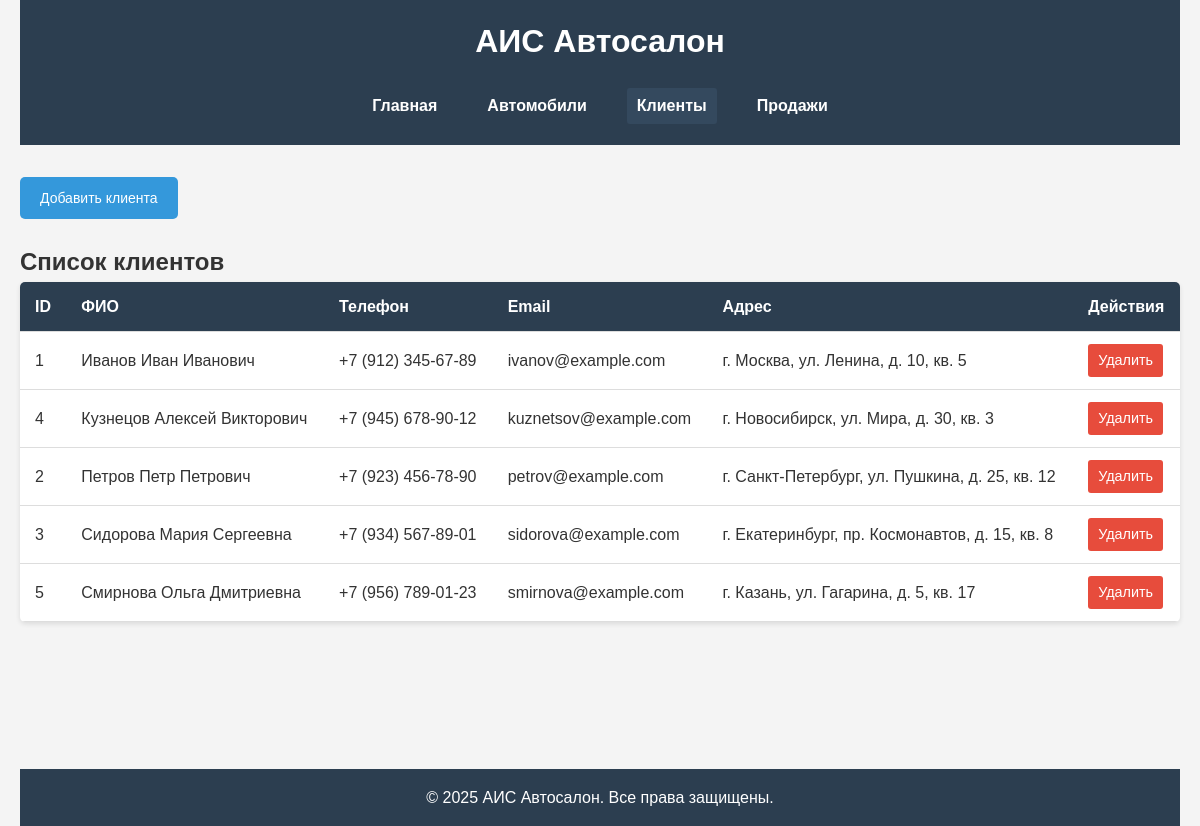
The page /?page=customers on the database its author committed.
### tables this page shows
CREATE TABLE `customers` (
  `id` int NOT NULL,
  `full_name` varchar(200) NOT NULL,
  `phone` varchar(20) NOT NULL,
  `email` varchar(100) DEFAULT NULL,
  `address` text,
  `created_at` timestamp NULL DEFAULT CURRENT_TIMESTAMP
);

### customers_content.php (the view)
<div class="actions">
    <a href="?page=add_customer" class="btn">Добавить клиента</a>
</div>
<h2>Список клиентов</h2>
<?php if (empty($customers)): ?>
    <p>Клиенты отсутствуют в базе данных.</p>
<?php else: ?>
    <table>
        <thead>
            <tr>
                <th>ID</th>
                <th>ФИО</th>
                <th>Телефон</th>
                <th>Email</th>
                <th>Адрес</th>
                <th>Действия</th>
            </tr>
        </thead>
        <tbody>
            <?php foreach ($customers as $customer): ?>
            <tr>
                <td><?= htmlspecialchars($customer['id']) ?></td>
                <td><?= htmlspecialchars($customer['full_name']) ?></td>
                <td><?= htmlspecialchars($customer['phone']) ?></td>
                <td><?= htmlspecialchars($customer['email']) ?></td>
                <td><?= htmlspecialchars($customer['address']) ?></td>
                <td>
                    <a href="?delete=customer&id=<?= $customer['id'] ?>" class="btn-delete" onclick="return confirm('Вы уверены, что хотите удалить этого клиента?')">Удалить</a>
                </td>
            </tr>
            <?php endforeach; ?>
        </tbody>
    </table>
<?php endif; ?>

### index.php (style rules this page uses)
* { margin: 0; padding: 0; box-sizing: border-box; }
body { font-family: 'Arial', sans-serif; line-height: 1.6; color: #333; background-color: #f4f4f4; }
.actions { margin-bottom: 1.5rem; }
.btn { display: inline-block; background-color: #3498db; color: white; padding: 10px 20px; text-decoration: none; border-radius: 5px; border: none; cursor: pointer; transition: background-color 0.3s; font-size: 14px; }
.btn-delete { display: inline-block; background-color: #e74c3c; color: white; padding: 5px 10px; text-decoration: none; border-radius: 3px; font-size: 0.9rem; }
table { width: 100%; border-collapse: collapse; background: white; box-shadow: 0 2px 5px rgba(0,0,0,0.1); border-radius: 5px; overflow: hidden; margin-bottom: 1rem; }
table th, table td { padding: 12px 15px; text-align: left; border-bottom: 1px solid #ddd; }
table th { background-color: #2c3e50; color: white; }

### rows shown on the page
customers: id "1", full_name "Иванов Иван Иванович", phone "+7 (912) 345-67-89", email "ivanov@example.com", address "г. Москва, ул. Ленина, д. 10, кв. 5"
customers: id "4", full_name "Кузнецов Алексей Викторович", phone "+7 (945) 678-90-12", email "kuznetsov@example.com", address "г. Новосибирск, ул. Мира, д. 30, кв. 3"
customers: id "2", full_name "Петров Петр Петрович", phone "+7 (923) 456-78-90", email "petrov@example.com", address "г. Санкт-Петербург, ул. Пушкина, д. 25, кв. 12"
customers: id "3", full_name "Сидорова Мария Сергеевна", phone "+7 (934) 567-89-01", email "sidorova@example.com", address "г. Екатеринбург, пр. Космонавтов, д. 15, кв. 8"
customers: id "5", full_name "Смирнова Ольга Дмитриевна", phone "+7 (956) 789-01-23", email "smirnova@example.com", address "г. Казань, ул. Гагарина, д. 5, кв. 17"
